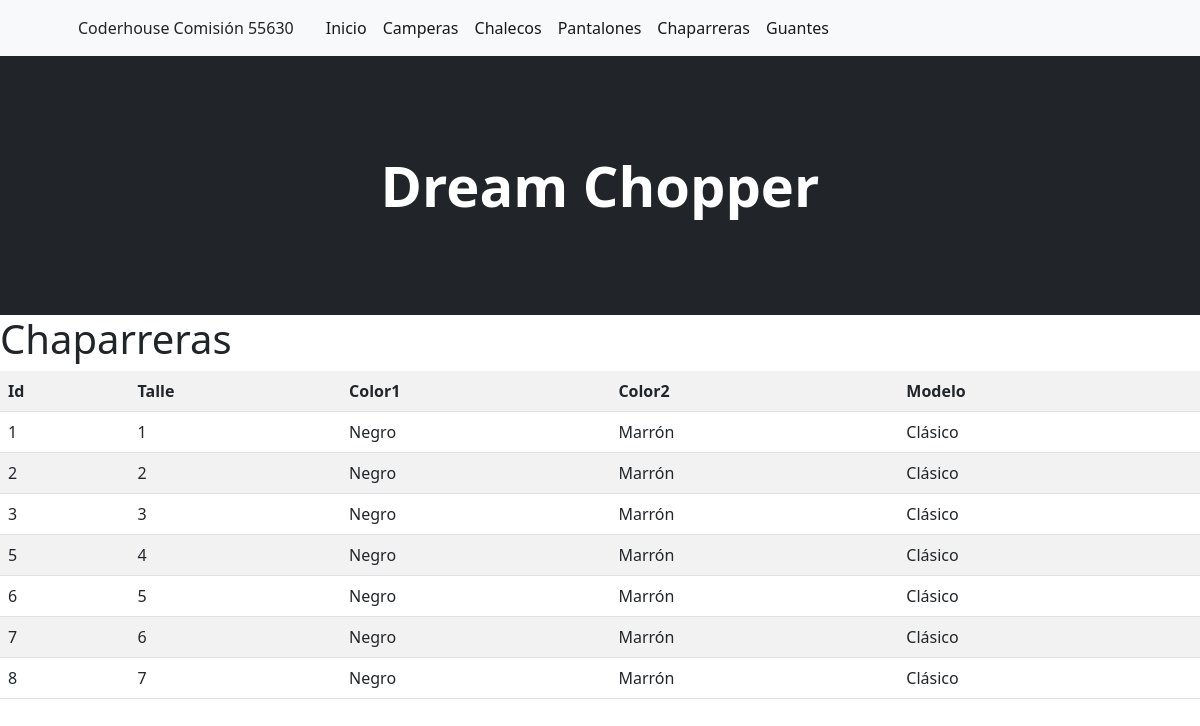
Page /chaparreras/ on the committed database.
### inicio/models.py (models this page shows, shortened)
class Chaparreras(models.Model):
    talle = models.CharField(max_length=50)
    color1 = models.CharField(max_length=50)
    color2 = models.CharField(max_length=50)
    modelo = models.CharField(max_length=50)
    class Meta:
        verbose_name = "Chaparreras"
        verbose_name_plural = "Chaparreras"

### inicio/views.py (the view)
# urls.py: path('chaparreras/', chaparreras, name="chaparreras" ),
def chaparreras(request):
    contexto = {'chaparreras': Chaparreras.objects.all() }
    return render(request, "inicio/chaparreras.html", contexto)

### inicio/templates/inicio/chaparreras.html
{% extends 'inicio/base.html' %}
{% load static %}
{% block contenido %}
    <h1>Chaparreras</h1>
    <table class="table table-striped">
        <tr>
            <th>Id</th>
            <th>Talle</th>
            <th>Color1</th>
            <th>Color2</th>
            <th>Modelo</th>
        </tr>
    {% for c in chaparreras %}
        <tr>
            <td>{{ c.id }}</td>
            <td>{{ c.talle }}</td>
            <td>{{ c.color1 }}</td>
            <td>{{ c.color2 }}</td>
            <td>{{ c.modelo }}</td>
        </tr>
    {% endfor %}
    </table>
{% endblock contenido %}

### rows in the picture
Chaparreras: id "1", talle "1", color1 "Negro", color2 "Marrón", modelo "Clásico"
Chaparreras: id "2", talle "2", color1 "Negro", color2 "Marrón", modelo "Clásico"
Chaparreras: id "3", talle "3", color1 "Negro", color2 "Marrón", modelo "Clásico"
Chaparreras: id "5", talle "4", color1 "Negro", color2 "Marrón", modelo "Clásico"
Chaparreras: id "6", talle "5", color1 "Negro", color2 "Marrón", modelo "Clásico"
Chaparreras: id "7", talle "6", color1 "Negro", color2 "Marrón", modelo "Clásico"
Chaparreras: id "8", talle "7", color1 "Negro", color2 "Marrón", modelo "Clásico"
